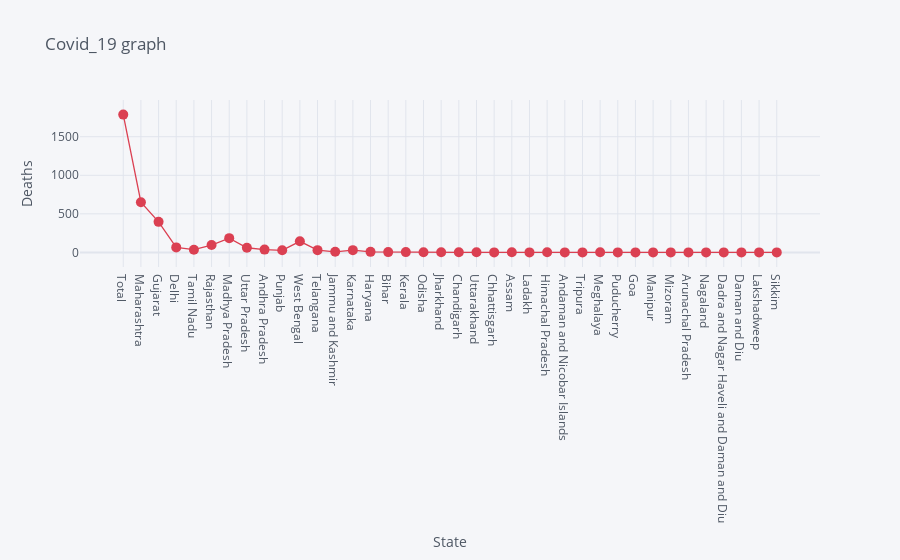

Write notebook code for a chart like this one.
### Markdown cell above
# Deceased per State

### Code cell
df.iplot(kind= 'scatter', x= 'State', y='Deaths', mode= 'markers+lines', title= 'Covid_19 graph', xTitle= 'State', yTitle= 'Deaths', color= 'red', size= 10)

### Figure 1 — Plotly figure (JSON) as saved in the notebook; plotly's stock layout.template omitted (floating-point values rounded to 4 significant figures)
{"data": [{"line": {"color": "rgba(219, 64, 82, 1.0)", "dash": "solid", "shape": "linear", "width": 1.3}, "marker": {"size": 10, "symbol": "circle"}, "mode": "markers+lines", "name": "Deaths", "text": "", "type": "scatter", "x": ["Total", "Maharashtra", "Gujarat", "Delhi", "Tamil Nadu", "Rajasthan", "Madhya Pradesh", "Uttar Pradesh", "Andhra Pradesh", "Punjab", "West Bengal", "Telangana", "Jammu and Kashmir", "Karnataka", "Haryana", "Bihar", "Kerala", "Odisha", "Jharkhand", "Chandigarh", "Uttarakhand", "Chhattisgarh", "Assam", "Ladakh", "Himachal Pradesh", "Andaman and Nicobar Islands", "Tripura", "Meghalaya", "Puducherry", "Goa", "Manipur", "Mizoram", "Arunachal Pradesh", "Nagaland", "Dadra and Nagar Haveli and Daman and Diu", "Daman and Diu", "Lakshadweep", "Sikkim"], "y": [1787, 651, 396, 65, 35, 95, 185, 60, 36, 27, 144, 29, 8, 29, 7, 4, 4, 2, 3, 1, 1, 0, 1, 0, 3, 0, 0, 1, 0, 0, 0, 0, 0, 0, 0, 0, 0, 0]}], "layout": {"legend": {"bgcolor": "#F5F6F9", "font": {"color": "#4D5663"}}, "paper_bgcolor": "#F5F6F9", "plot_bgcolor": "#F5F6F9", "title": {"font": {"color": "#4D5663"}, "text": "Covid_19 graph"}, "xaxis": {"gridcolor": "#E1E5ED", "showgrid": true, "tickfont": {"color": "#4D5663"}, "title": {"font": {"color": "#4D5663"}, "text": "State"}, "zerolinecolor": "#E1E5ED"}, "yaxis": {"gridcolor": "#E1E5ED", "showgrid": true, "tickfont": {"color": "#4D5663"}, "title": {"font": {"color": "#4D5663"}, "text": "Deaths"}, "zerolinecolor": "#E1E5ED"}}}
